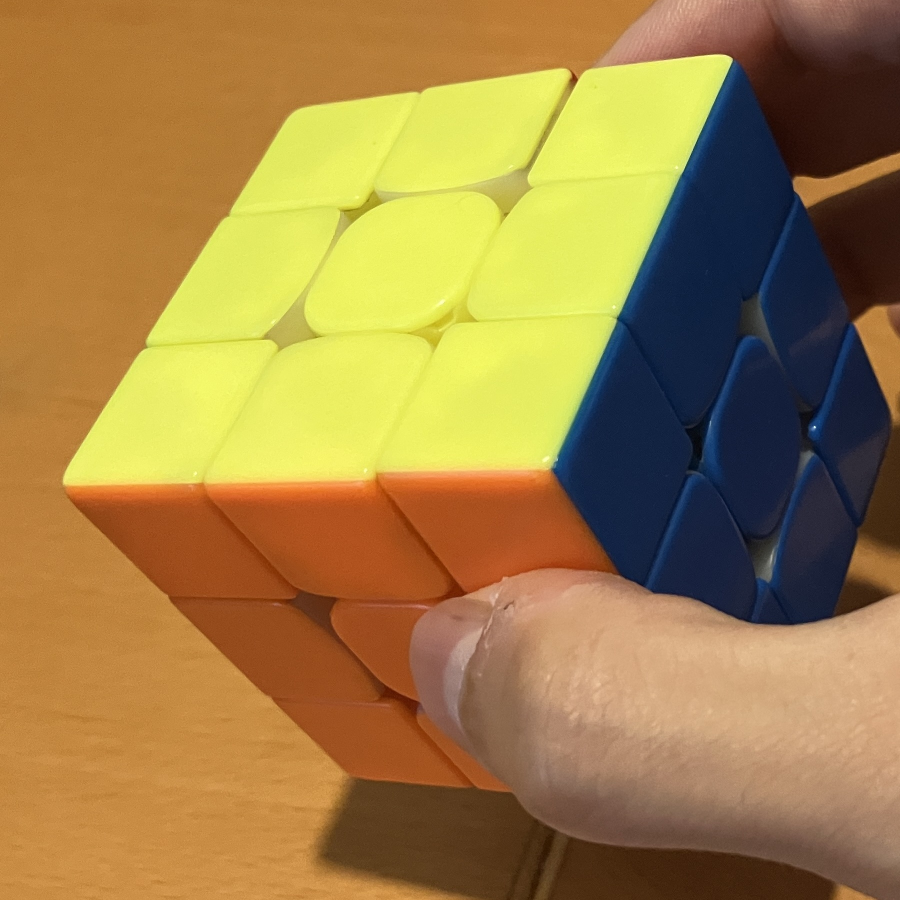
#> input picture experiment-records/IMG_9046_cube_crop.jpg, 1800 x 1800 px (shown at 1/2 size)
$ python composite_with_saved_masks.py --source-dir .. --generated-dir .. --mask-dir .. --output-dir out
#> lines starting #> are read from the running program, lines starting #| are printed output that depends on the picture
"""Composite generated inpaints only inside already-saved cube masks."""

from __future__ import annotations

import argparse
from pathlib import Path

import cv2
import numpy as np


def main() -> int:
    parser = argparse.ArgumentParser()
    parser.add_argument("--source-dir", type=Path, required=True)
    parser.add_argument("--generated-dir", type=Path, required=True)
    parser.add_argument("--mask-dir", type=Path, required=True)
    parser.add_argument("--output-dir", type=Path, required=True)
    parser.add_argument("--dilate", type=int, default=9)
    args = parser.parse_args()

    args.output_dir.mkdir(parents=True, exist_ok=True)
    generated_suffixes = {".png", ".jpg", ".jpeg"}
    generated = {
        path.stem: path
        for path in args.generated_dir.iterdir()
        if path.is_file() and path.suffix.lower() in generated_suffixes
    }
    count = 0
    for source_path in sorted(args.source_dir.iterdir()):
        if source_path.suffix.lower() not in generated_suffixes or source_path.stem not in generated:
            continue
        mask_path = args.mask_dir / f"{source_path.stem}.png"
        if not mask_path.exists():
            continue
        source = cv2.imread(str(source_path), cv2.IMREAD_COLOR)
#> source is the input picture: shape (1800, 1800, 3); mean B, G, R 70, 128.5, 160.3
        generated_image = cv2.imread(str(generated[source_path.stem]), cv2.IMREAD_COLOR)
        mask = cv2.imread(str(mask_path), cv2.IMREAD_GRAYSCALE)
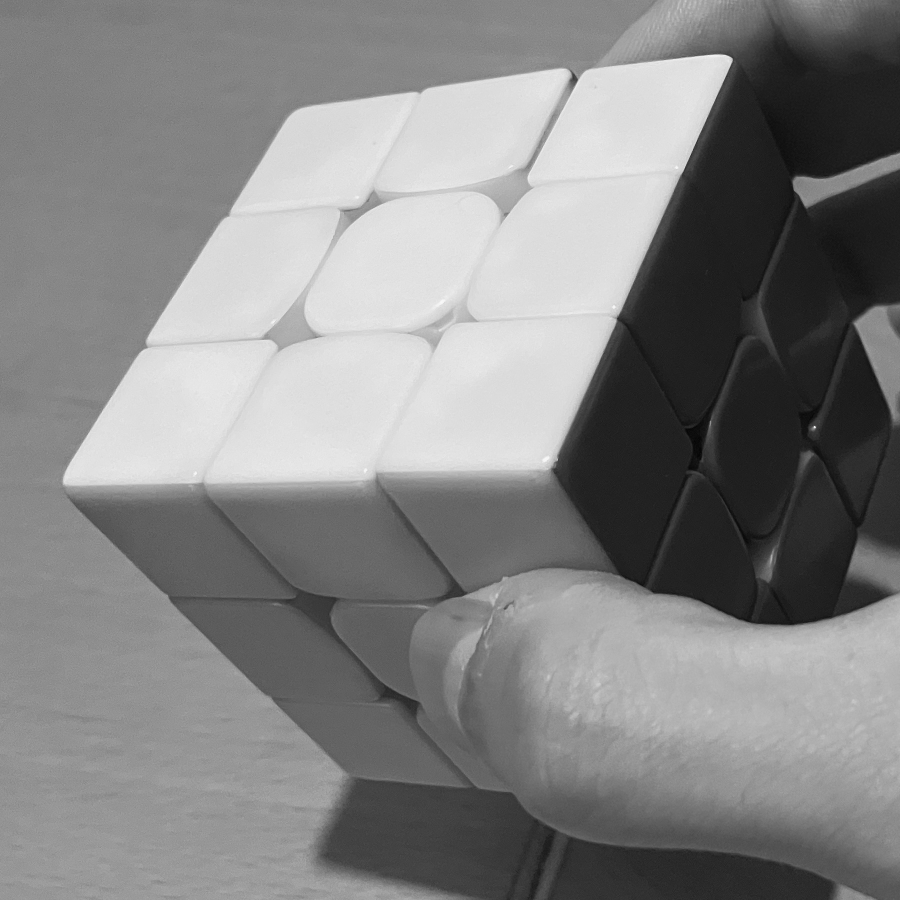
#> mask: shape (1800, 1800) (shown at 1/2 size); min 2, max 250, mean 131.4
        if source is None or generated_image is None or mask is None:
            continue
        generated_image = cv2.resize(
            generated_image,
            (source.shape[1], source.shape[0]),
            interpolation=cv2.INTER_LANCZOS4,
        )
        if args.dilate > 0 and np.any(mask):
            size = args.dilate * 2 + 1
            kernel = cv2.getStructuringElement(cv2.MORPH_ELLIPSE, (size, size))
            mask = cv2.dilate(mask, kernel)
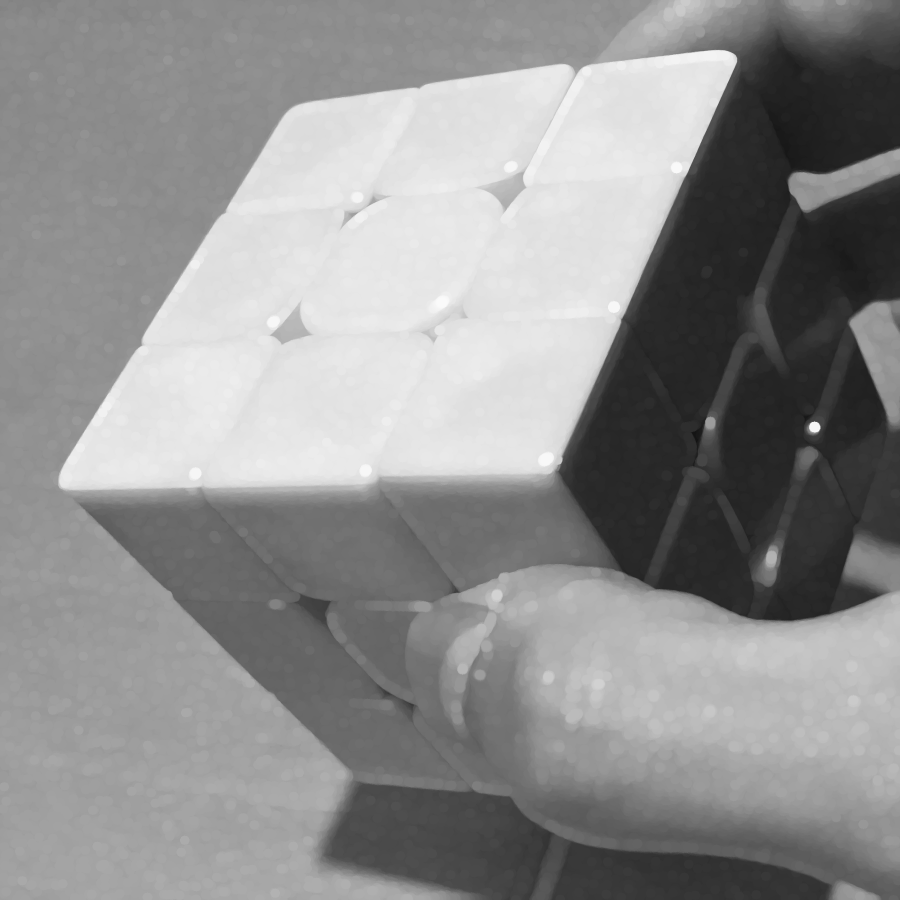
#> mask: shape (1800, 1800) (shown at 1/2 size); min 18, max 250, mean 143.1
            # Feather only the transition at the detected object boundary.
            mask = cv2.GaussianBlur(mask, (0, 0), sigmaX=max(1.0, args.dilate / 2))
        alpha = (mask.astype(np.float32) / 255.0)[..., None]
        result = np.round(source.astype(np.float32) * (1.0 - alpha) + generated_image.astype(np.float32) * alpha).clip(0, 255).astype(np.uint8)
        output_path = args.output_dir / f"{source_path.stem}.png"
        cv2.imwrite(str(output_path), result, [cv2.IMWRITE_PNG_COMPRESSION, 3])
        count += 1
        print(f"{count}: {output_path.name}", flush=True)
#> pass 2 of the loop in main, `for source_path in sorted(args.source_dir.iterdir()):`:
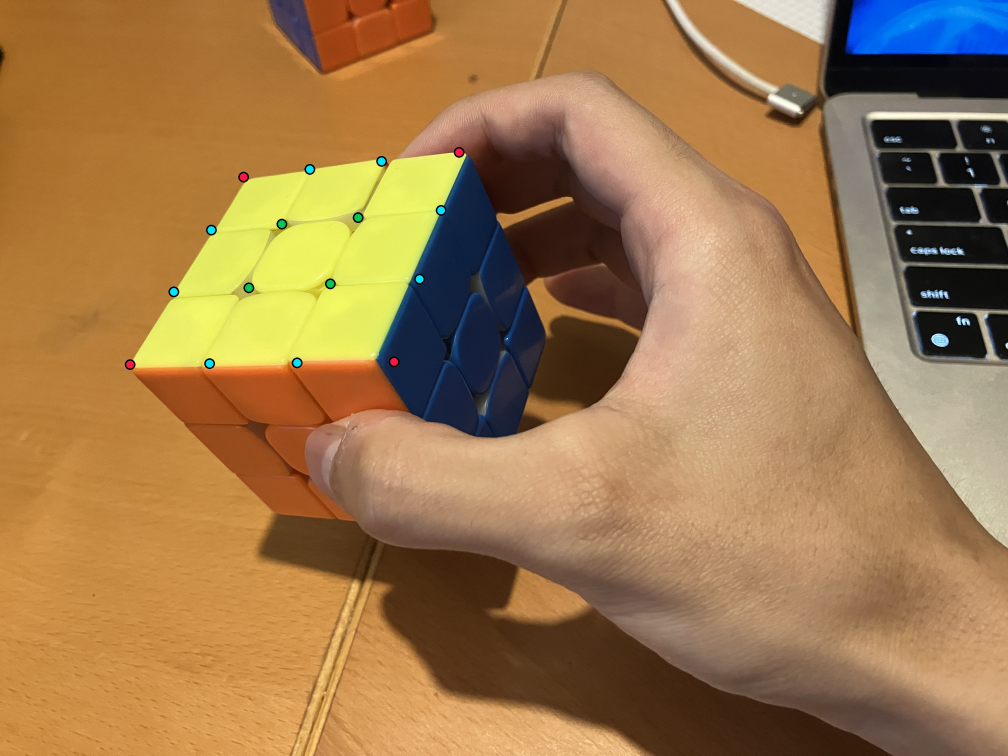
#> input picture experiment-records/IMG_9046_cube_points.jpg, 4032 x 3024 px (shown at 1/4 size)
#> in main, source is the input picture: shape (3024, 4032, 3); mean B, G, R 77.1, 121.6, 159
#> in main, `mask = cv2.imread(str(mask_path), cv2.IMREAD_GRAYSCALE)`:
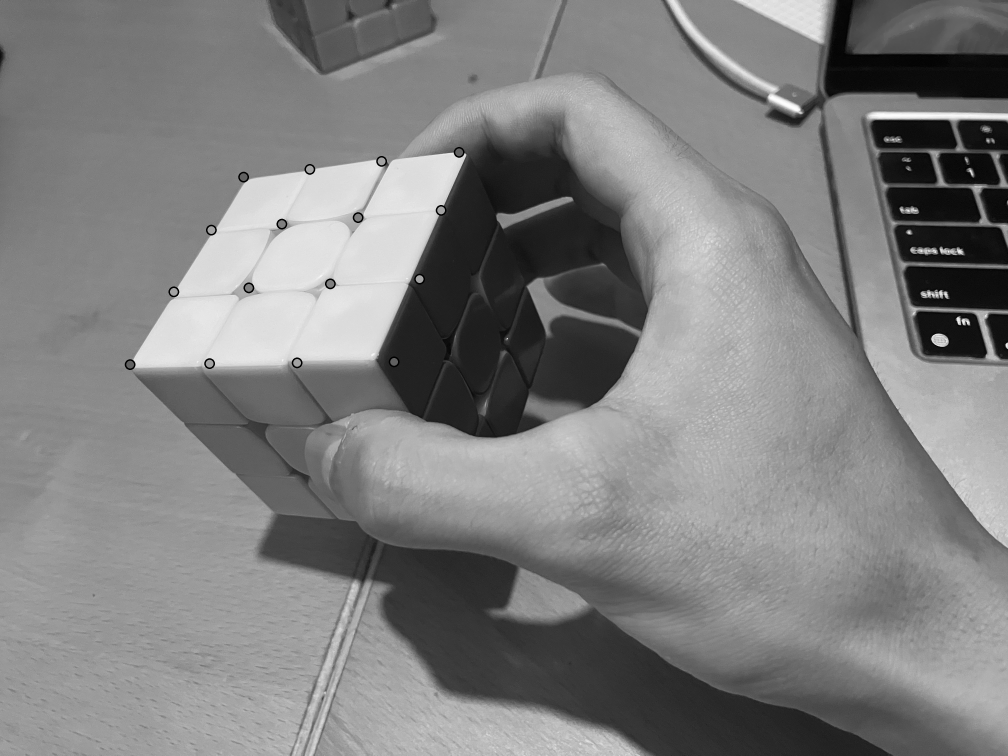
#> mask: shape (3024, 4032) (shown at 1/4 size); min 0, max 255, mean 127.7
#> in main, `mask = cv2.dilate(mask, kernel)`:
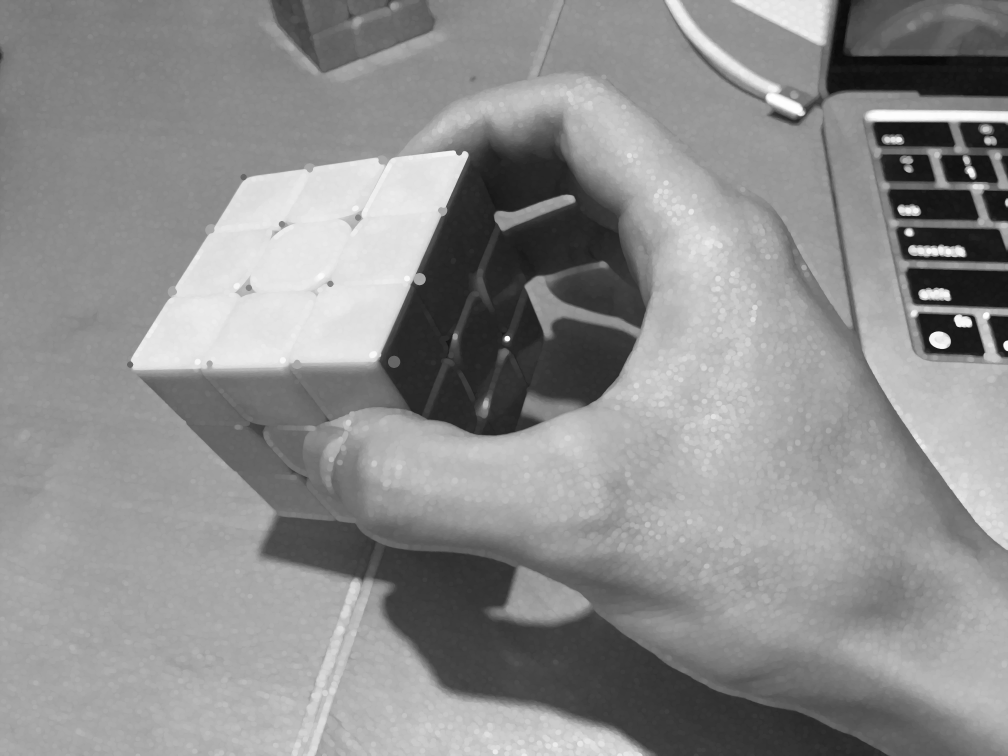
#> mask: shape (3024, 4032) (shown at 1/4 size); min 8, max 255, mean 141.6
#> alpha: shape (3024, 4032, 1) float32
    print(f"Wrote {count} composited images to {args.output_dir}")
    return 0


if __name__ == "__main__":
    raise SystemExit(main())
#> (the program exits here)
